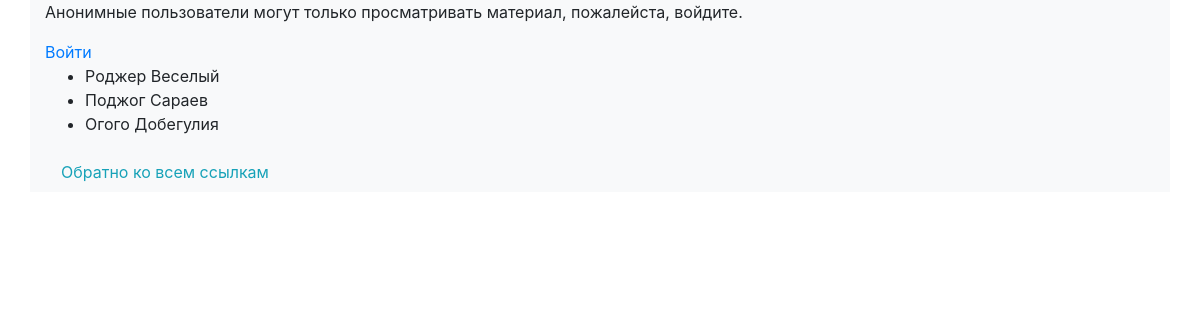
Page /editing/author/ on the committed database.
### p_library/models.py (models this page shows, shortened)
class Author(models.Model):
    full_name = models.TextField(verbose_name='Имя')
    birth_year = models.SmallIntegerField(verbose_name='Дата рождения')
    country = models.CharField(max_length=2, verbose_name='Страна')

### p_library/views.py (the view)
# urls.py: path('author/', AuthorList.as_view(), name='authors_list'),
class AuthorList(ListView):
    model = Author
    template_name = 'authors_list.html'

### p_library/templates/authors_list.html (shortened to what this page needs)
{% extends 'base.html' %}
{% block content %}
{% load socialaccount %}
	<ul>
		{% for author in object_list %}
		    <li>{{ author.full_name }}
			</li>
		{% endfor %}
	</ul>
{% endblock %}

### rows in the picture
Author: full_name "Роджер Веселый"
Author: full_name "Поджог Сараев"
Author: full_name "Огого Добегулия"
